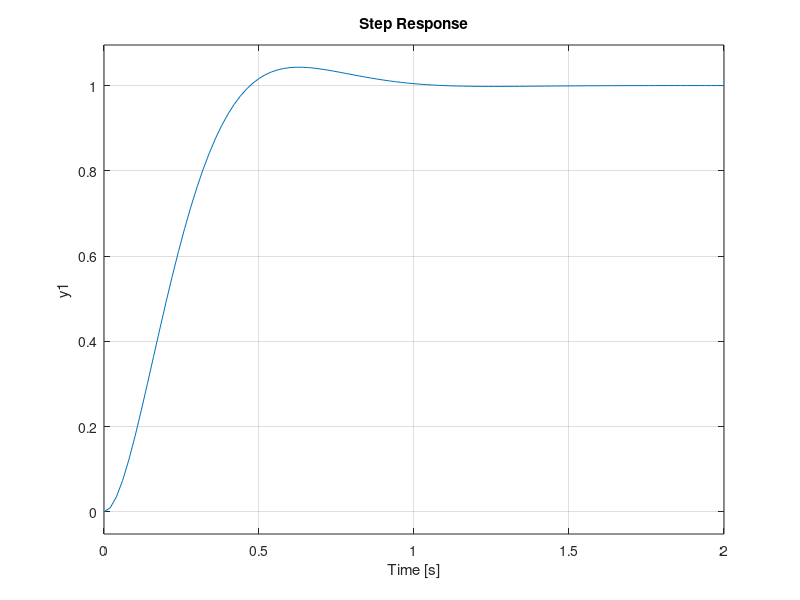

Write the MATLAB code that produced this figure.
% Relationship between open loop and closed loop frequency responses and
% time response

% second order system: G(s) = p1 * k / ( s ( s + p1 ) )

clc
clear all

k = input('Enter a value for the gain:  ')

p1 = 10;

num = [ p1 * k  ];

den = poly([ 0 -p1 ]);

G = tf(num,den) % create the open loop transfer function G

H = tf([1],[1]); % Unity gain feedback

M = feedback(G,H)  % Creates the closed loop transfer function M = G / ( 1 + G * H )

f_table = logspace(0,2,200); % frequency table with 200 entries from 1 to 100

bode(G,f_table) % plot G, the open loop freqency response

margin(G) % display stability margins

[gm,pm,w180,wc] = margin(G) % put the margins into variables and print their values

grid on

hold on

bode(M,f_table) % plot the closed loop frequency response

[amplitude,phase,wout] = bode(M,f_table);

M_max = 20 * log10(max(amplitude)) % display the maximum value, in dB, of the closed loop freqency response

dummy = input('press any key to continue:  ');

hold off

step(M)  % plot the step response

[y,t_table] = step(M);

grid on

y_max = max(y) % display the peak value of the step response






